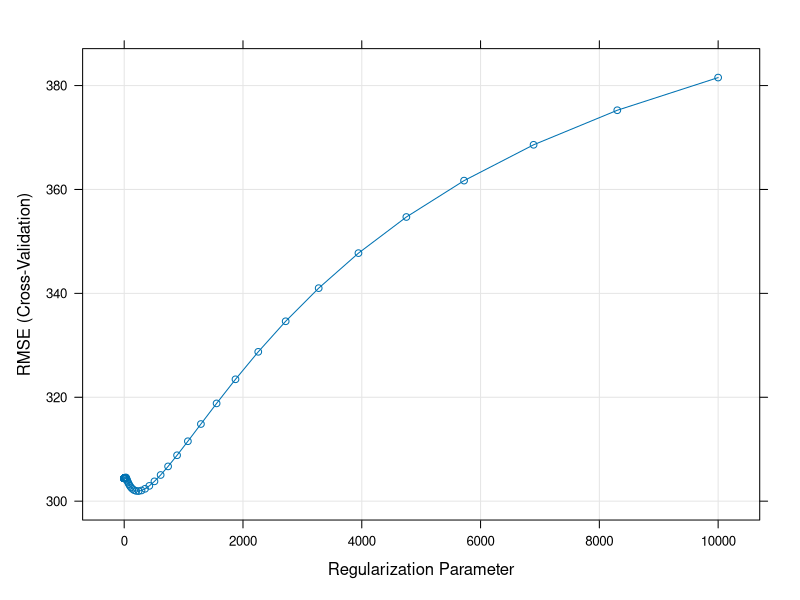
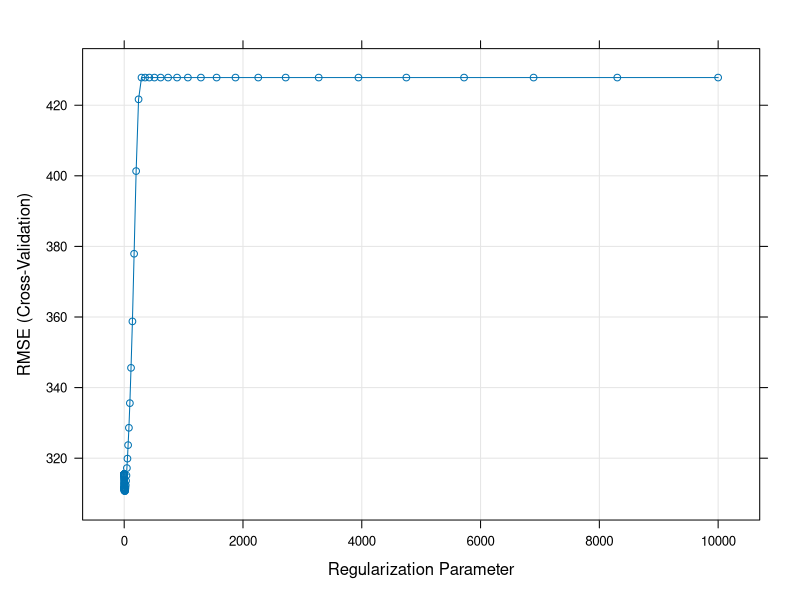
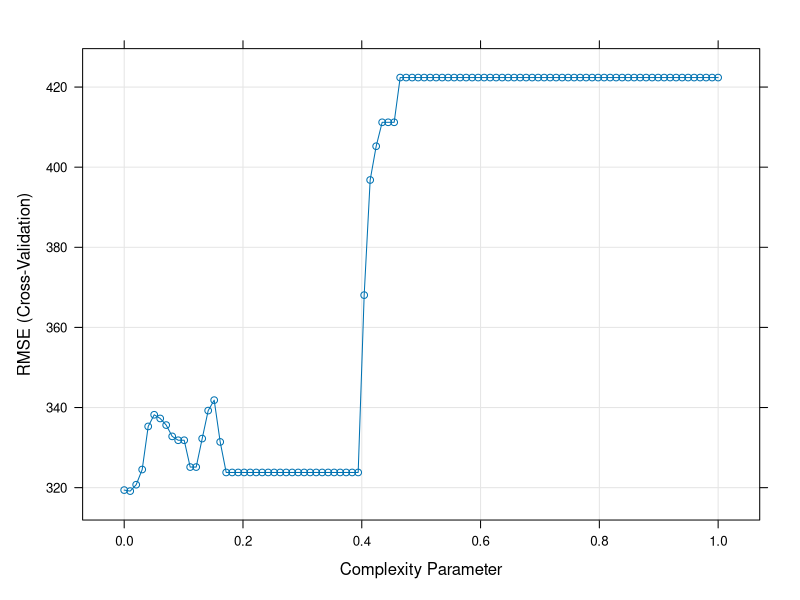
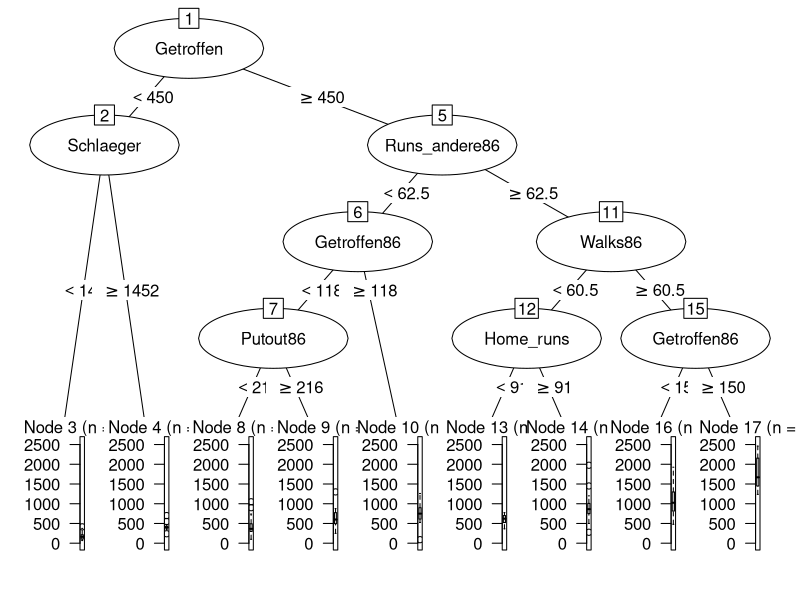
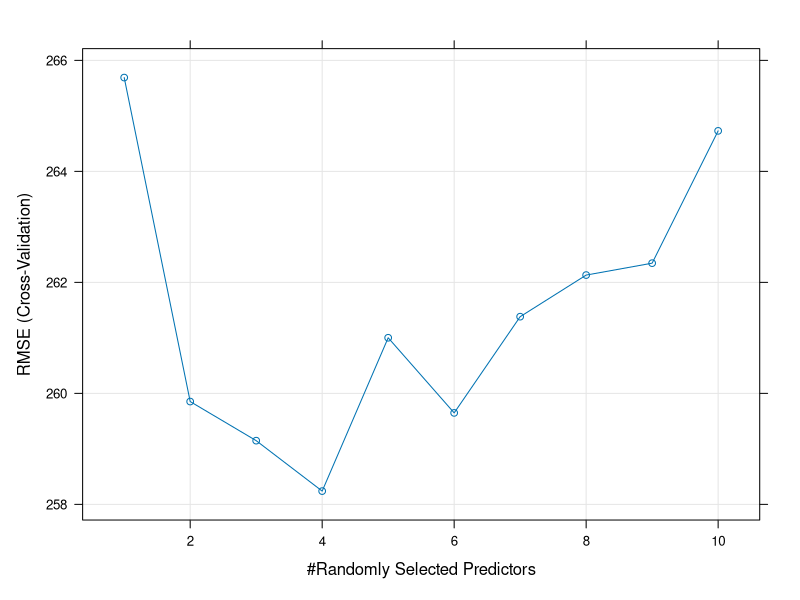

Here is the R script that generated these plots, in order:
## ---- chunk 1
knitr::opts_chunk$set(comment = NA, 
                      fig.width = 6, 
                      fig.height = 6,
                      fig.align = 'center',
                      echo = FALSE, 
                      eval = FALSE, 
                      warning = FALSE,
                      message = FALSE)

options(digits = 3)

set.seed(100)
## ---- chunk 2
# Load datasets locally
library(tidyverse)
graduation_train <- read_csv("1_Data/graduation_train.csv")
graduation_test <- read_csv("1_Data/graduation_test.csv")
house_train <- read_csv("1_Data/house_train.csv")
house_test <- read_csv("1_Data/house_test.csv")
baseball_train <- read_csv("1_Data/baseball_train.csv") 
baseball_test <- read_csv("1_Data/baseball_test.csv") 
## ---- chunk 3
library(tidyverse)
library(caret)
library(party)
library(partykit)
## ---- chunk 4
# Lese Daten ein
baseball_train <- read_csv(file = "1_Data/baseball_train.csv")
baseball_test <- read_csv(file = "1_Data/baseball_test.csv")
## ---- chunk 5
# Konvertiere alle character zu factor
baseball_train <- baseball_train %>%
          mutate_if(is.character, factor)

baseball_test <- baseball_test %>%
          mutate_if(is.character, factor)
## ---- chunk 6
# Verwende 10-fold Cross-Validation
ctrl_cv <- trainControl(method = "cv", 
                        number = 10) 
## ---- chunk 7
# Normal Regression
gehalt_glm <- train(form = Gehalt ~ .,
                   data = baseball_train,
                   method = "glm",
                   trControl = ctrl_cv)
## ---- chunk 8
gehalt_glm
## ---- chunk 9
# Kandidaten für lambda
lambda_vec <- 10 ^ (seq(-4, 4, length = 100))
## ---- chunk 10
# Ridge Regression
gehalt_ridge <- train(form = Gehalt ~ .,
                      data = baseball_train,
                      method = "glmnet",
                      trControl = ctrl_cv,
                      preProcess = c("center", "scale"), 
                      tuneGrid = expand.grid(alpha = 0, 
                                             lambda = lambda_vec))
## ---- chunk 11
plot(gehalt_ridge)
## ---- chunk 12
# Printe besten lambda parameter
gehalt_ridge$bestTune$lambda
## ---- chunk 13
# Erhalte die Modellparameter für das Modell unter dem optimalen lambda
coef(gehalt_ridge$finalModel, 
     gehalt_ridge$bestTune$lambda)
## ---- chunk 14
# Fit a lasso regression
gehalt_lasso <- train(form = Gehalt ~ .,
                   data = baseball_train,
                   method = "glmnet",
                   trControl = ctrl_cv,
                   preProcess = c("center", "scale"),
                   tuneGrid = expand.grid(alpha = 1,  # Lasso penalty
                                          lambda = lambda_vec))
## ---- chunk 15
plot(gehalt_lasso)
## ---- chunk 16
# Printe besten lambda Parameter
gehalt_lasso$bestTune$lambda
## ---- chunk 17
# Erhalte die Modellparameter für das Modell unter dem optimalen lambda
coef(gehalt_lasso$finalModel, 
     gehalt_lasso$bestTune$lambda)
## ---- chunk 18
# Kandidaten für cp
cp_vec <- seq(from = 0, to = 1, length = 100)
## ---- chunk 19
# Decision Tree
gehalt_rpart <- train(form = Gehalt ~ .,
                  data = baseball_train,
                  method = "rpart",
                  trControl = ctrl_cv,
                  tuneGrid = expand.grid(cp = cp_vec))
## ---- chunk 20
plot(gehalt_rpart)
## ---- chunk 21
# Print besten cp Parameter
gehalt_rpart$bestTune$cp
## ---- chunk 22
# Visualisiere den Decision Tree
plot(as.party(gehalt_rpart$finalModel)) 
## ---- chunk 23
# Kandidaten für mtry
mtry_vec <- 1:10
## ---- chunk 24
# Random Forest 
gehalt_rf <- train(form = Gehalt ~ .,
                   data = baseball_train,
                   method = "rf",
                   trControl = ctrl_cv,
                   tuneGrid = expand.grid(mtry = mtry_vec))
## ---- chunk 25
plot(gehalt_rf)
## ---- chunk 26
# Printe besten mtry Parameter
gehalt_rf$bestTune$mtry
## ---- chunk 27
# Geschätzte Vorhersageleistung
gehalt_resamples <- resamples(list(glm = gehalt_glm,
                                   ridge = gehalt_ridge, 
                                   lasso = gehalt_lasso, 
                                   dt = gehalt_rpart, 
                                   rf = gehalt_rf))
## ---- chunk 28
# Geschätzte Vorhersageleistung
criterion_test <- baseball_test$Gehalt
## ---- chunk 29
# Vorhersagen der Modelle
ridge_pred <- predict(gehalt_ridge, newdata = baseball_test)
lasso_pred <- predict(gehalt_lasso, newdata = baseball_test)
rpart_pred <- predict(gehalt_rpart, newdata = baseball_test)
rf_pred <- predict(gehalt_rf, newdata = baseball_test)
## ---- chunk 30
postResample(ridge_pred, criterion_test)
postResample(lasso_pred, criterion_test)
postResample(rpart_pred, criterion_test)
postResample(rf_pred, criterion_test)
## ---- chunk 31
library(tidyverse)
library(ggthemes)
